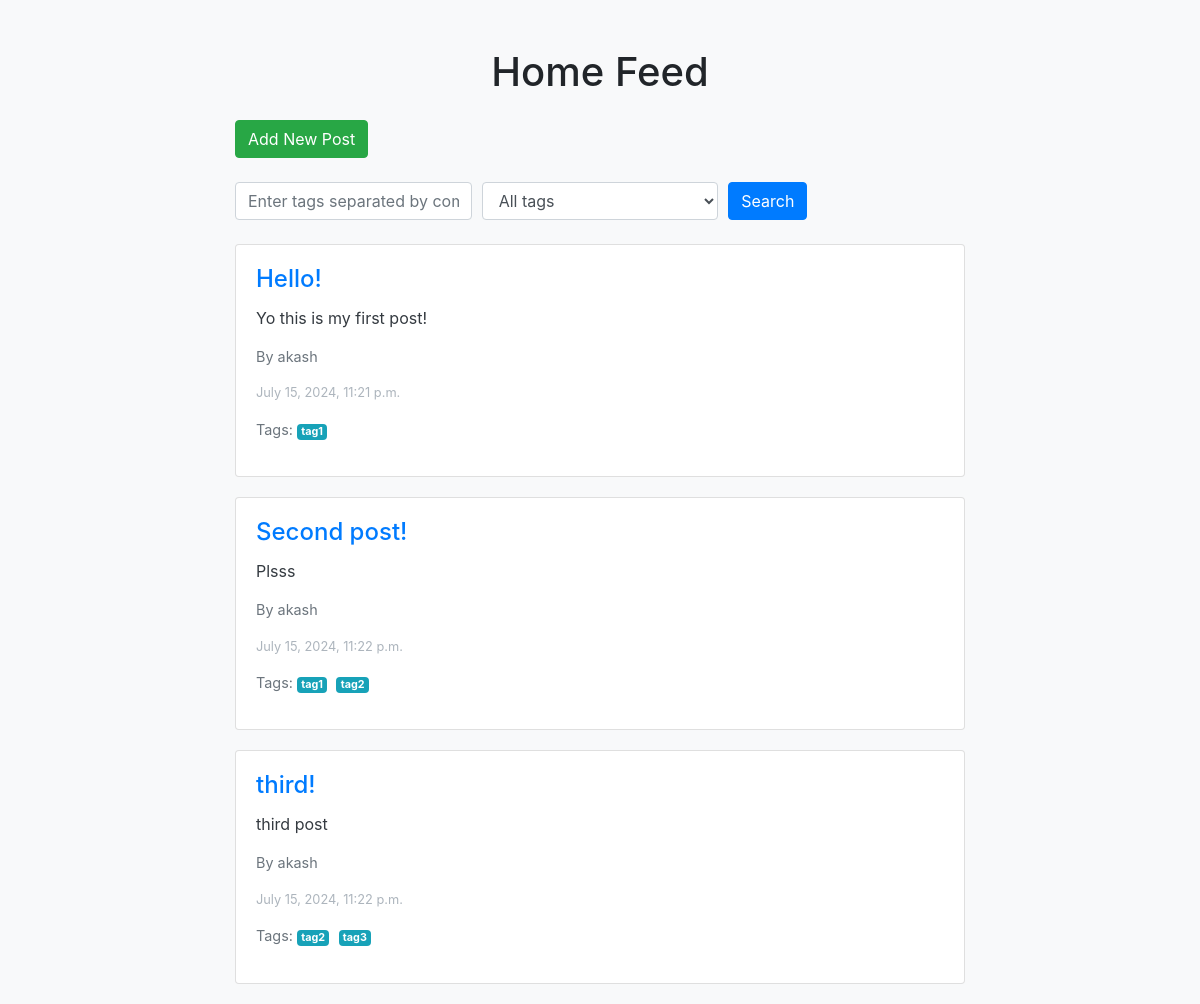
The page / on the database its author committed.
### tags/models.py (models this page shows, shortened)
class Post(models.Model):
    title = models.CharField(max_length=120)
    content = models.TextField()
    author = models.CharField(max_length=120)
    created_at = models.DateTimeField(auto_now_add=True)
    tags = models.ManyToManyField(Tag, related_name='posts')

class Tag(models.Model):
    name = models.CharField(max_length=120)
    created_at = models.DateTimeField(auto_now_add=True)

### tags/views.py (the view)
# urls.py: path('', home_feed, name='home_feed'),
def home_feed(request):
    posts = Post.objects
    tags = request.GET.get('tags')
    filter_type = request.GET.get('filter_type')
    if tags:
        tag_names = [tag.strip() for tag in tags.split(',')]
        tag_objects = Tag.objects.filter(name__in=tag_names)
        safe_tag_names = ",".join(tag_objects.order_by("name").values_list("name", flat=True))
        if filter_type == 'all':
            all_posts = posts.all()
            post_ids = []
            for post in all_posts:
            	if post.tag_names == safe_tag_names:
            		post_ids.append(post.id)
            posts = Post.objects.filter(id__in=post_ids)
        elif filter_type == 'any':
            posts = posts.filter(tags__in=tag_objects).distinct()
    else:
    	posts = posts.all()
    return render(request, 'home.html', {'posts': posts})

### tags/templates/home.html (shortened to what this page needs)
<!DOCTYPE html>
<html lang="en">
<head>
    <link href="https://maxcdn.bootstrapcdn.com/bootstrap/4.5.2/css/bootstrap.min.css" rel="stylesheet">
</head>
<body>
<div class="container">
    <div class="row mt-5">
        <div class="col-md-8 offset-md-2">
            <h1 class="mb-4 text-center">Home Feed</h1>
            <a href="{% url 'add_post' %}" class="btn btn-success mb-4">Add New Post</a>
            <form method="get" action="{% url 'home_feed' %}" class="mb-4">
                <div class="form-row">
                    <div class="col">
                        <input type="text" name="tags" class="form-control" placeholder="Enter tags separated by commas" value="{{ request.GET.tags }}">
                    </div>
                    <div class="col">
                        <select name="filter_type" class="form-control">
                            <option value="all" {% if request.GET.filter_type == "all" %}selected{% endif %}>All tags</option>
                        </select>
                    </div>
                    <div class="col">
                        <button type="submit" class="btn btn-primary">Search</button>
                    </div>
                </div>
            </form>
            {% for post in posts.all %}
            <div class="card post-card">
                <div class="card-body">
                    <h5 class="card-title">
                        <a href="{% url 'post_detail' post.pk %}" class="post-title">{{ post.title }}</a>
                    </h5>
                    <p class="card-text post-content">{{ post.content }}</p>
                    <p class="post-author">By {{ post.author }}</p>
                    <p class="post-date">{{ post.created_at|date:"F j, Y, g:i a" }}</p>
                    <p class="post-tags">
                        Tags:
                        {% for tag in post.tags.all %}
                            <span class="badge badge-info">{{ tag.name }}</span>
                        {% empty %}
                            <span>No tags</span>
                        {% endfor %}
                    </p>
                </div>
            </div>
            {% endfor %}
        </div>
    </div>
</div>
</body>
</html>

### tags/templates/home.html (style rules this page uses)
body { background-color: #f8f9fa; }
.post-card { margin-bottom: 20px; }
.post-title { font-size: 1.5rem; color: #007bff; text-decoration: none; }
.post-content { font-size: 1rem; color: #343a40; }
.post-author { font-size: 0.9rem; color: #6c757d; }
.post-date { font-size: 0.8rem; color: #adb5bd; }
.post-tags { font-size: 0.9rem; color: #6c757d; }
.badge { margin-right: 5px; }

### rows shown on the page
Post: title "Hello!", content "Yo this is my first post!", author "akash", created_at "July 15, 2024, 11:21 p.m."
Tag: name "tag1"
Post: title "Second post!", content "Plsss", author "akash", created_at "July 15, 2024, 11:22 p.m."
Tag: name "tag2"
Post: title "third!", content "third post", author "akash", created_at "July 15, 2024, 11:22 p.m."
Tag: name "tag3"
